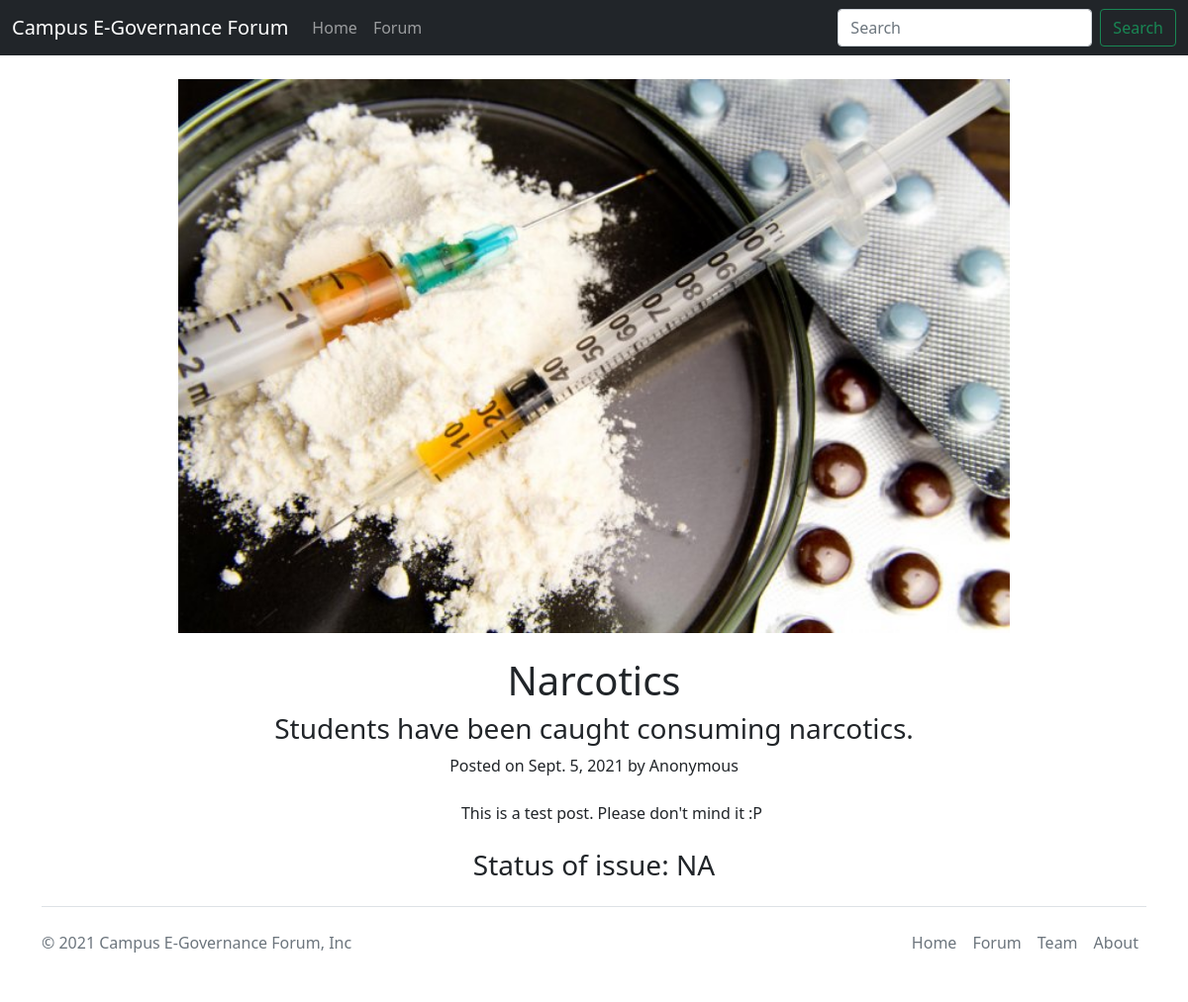
Screenshot of /forum/narcotics with the database file from the repository.
### forum/models.py (models this page shows, shortened)
class Issue(models.Model):
    subject = models.CharField(max_length=100, default="(Not available)")
    summary = models.TextField(max_length=200, default="(Not available)")
    description = models.TextField(max_length=750, default="(Not available)")
    image = models.ImageField(upload_to='forum/images', default="")
    tracked = models.BooleanField(choices=((True, 'Yes'), (False, 'No')), default=False)
    status = models.TextField(max_length=300, default="")
    date = models.DateField(auto_now_add=True)
    author = models.CharField(max_length=50, default="Anonymous")
    slug = models.SlugField(unique=True, max_length=100)

### forum/views.py (the view)
# urls.py: path('<str:slug>', views.blogPost, name=""),
def blogPost(request, slug):
    a = Issue.objects.filter(slug=slug)
    if list(a) == []:
        return HttpResponse("Post not available!")
    else:
        params = dict(a.values()[0])
        return render(request, 'forum/issue.html', params)

### forum/templates/forum/issue.html (shortened to what this page needs)
{% extends 'forum/base.html' %}
{% load static %}
{% block body %}
<center>
<img src="/media/{{ image }}" style="width: 70%;" class="my-4 mx-4">
<h1>{{ subject }}</h1>
<h3>{{ summary }}</h3>
<p>Posted on {{ date }} by {{ author }}</p>
<article class="my-4 mx-4">
    <div class="container my-4 mx-4">
        {{ description }}
    </div>
</article>
<h3>Status of issue: {{ status }}</h3>
</center>
{% endblock %}

### rows the page displays
Issue: image (picture), subject "Narcotics", summary "Students have been caught consuming narcotics.", date "Sept. 5, 2021", author "Anonymous", description "This is a test post. Please don't mind it :P", status "NA"
